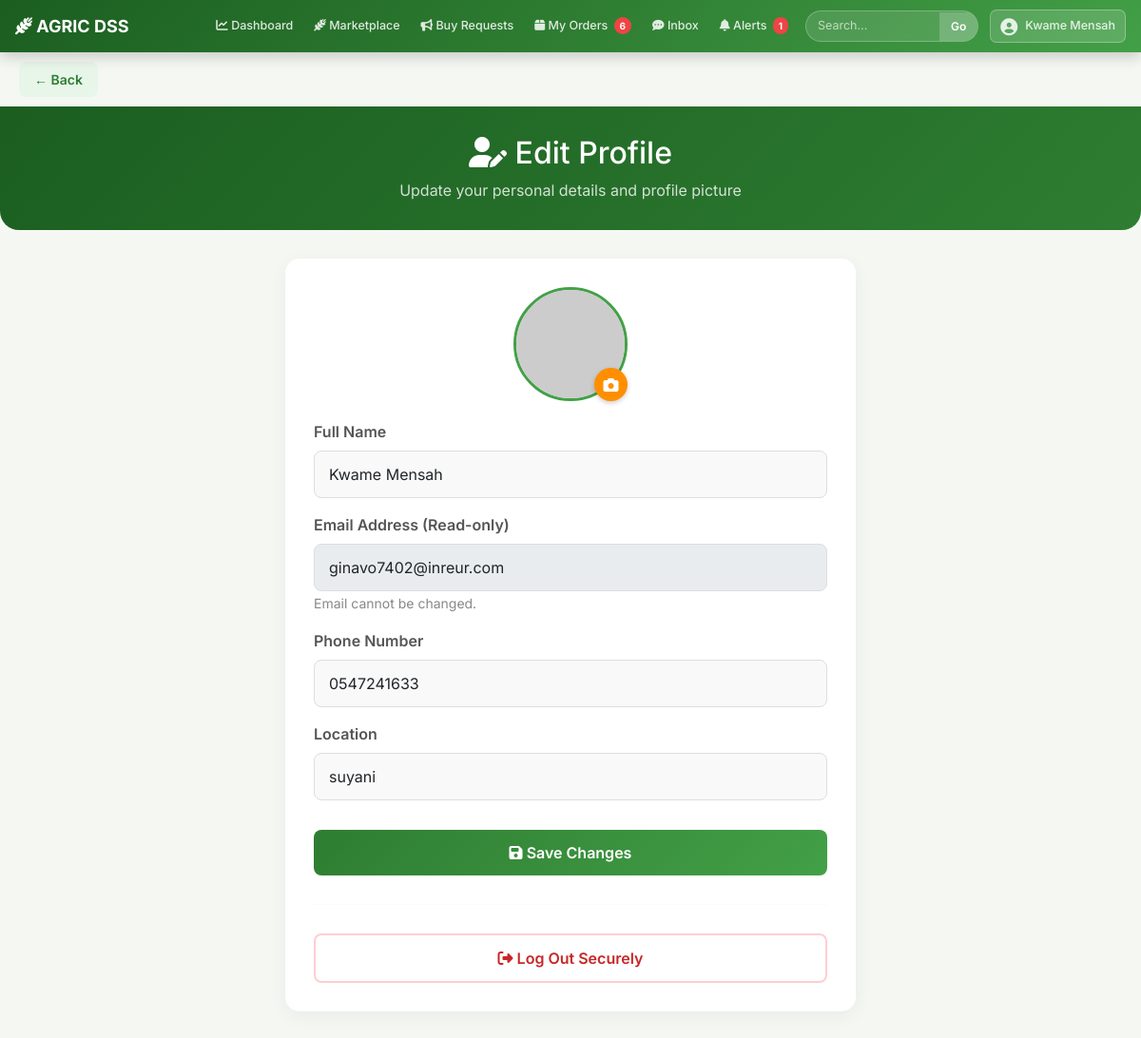
The app's page /profile.php (signed in) with its own data.
### tables this page shows
CREATE TABLE users (
        id INTEGER PRIMARY KEY AUTOINCREMENT,
        name TEXT,
        email TEXT UNIQUE,
        phone TEXT,
        location TEXT,
        password TEXT,
        role TEXT,
        is_verified INTEGER DEFAULT 0,
        otp TEXT
    , is_subscribed INTEGER DEFAULT 0, subscribed_at DATETIME, profile_picture TEXT DEFAULT NULL, fraud_reports INTEGER DEFAULT 0, avg_completion_days INTEGER DEFAULT 3);

### db.php (called while the page is built, shortened)
<?php
class sqlite_mysqli_result {
    private $rows = [];
    private $index = 0;
    public $num_rows = 0;
    public function __construct($stmt) {
        if ($stmt) {
            $this->rows = $stmt->fetchAll(PDO::FETCH_ASSOC);
            if ($this->rows) {
                $this->num_rows = count($this->rows);
            }
        }
    }
    public function fetch_assoc() {
        if ($this->index < $this->num_rows) {
            return $this->rows[$this->index++];
        }
        return null;
    }
}
class sqlite_mysqli {
    private $pdo;
    public function __construct($filename) {
        try {
            $this->pdo = new PDO("sqlite:" . $filename);
            $this->pdo->setAttribute(PDO::ATTR_ERRMODE, PDO::ERRMODE_EXCEPTION);
            $this->pdo->exec("PRAGMA foreign_keys = ON;");
        } catch (Exception $e) {
            $this->connect_error = $e->getMessage();
        }
    }
    public function query($query) {
        try {
            $upper = strtoupper(ltrim($query));
            if (strpos($upper, 'SELECT') === 0 || strpos($upper, 'SHOW') === 0 || strpos($upper, 'DESCRIBE') === 0 || strpos($upper, 'PRAGMA') === 0) {
                $stmt = $this->pdo->query($query);
                if ($stmt) {
                    return new sqlite_mysqli_result($stmt);
                }
                return false;
            } else {
                $res = $this->pdo->exec($query);
                $this->insert_id = $this->pdo->lastInsertId();
                return $res !== false ? true : false;
            }
        } catch (Exception $e) {
            $this->error = $e->getMessage();
            return false;
        }
    }
}
$conn = new sqlite_mysqli(__DIR__ . '/database.sqlite');
?>

### profile.php (the view, shortened to what this page needs)
<?php
include 'db.php';
include 'back_button.php';
$user_id = $_SESSION['user_id'];
$user_q = $conn->query("SELECT * FROM users WHERE id='$user_id'");
$user = $user_q->fetch_assoc();
?>
<!DOCTYPE html>
<html lang="en">
<head>
<link href="https://cdn.jsdelivr.net/npm/bootstrap@5.3.0/dist/css/bootstrap.min.css" rel="stylesheet">
<link rel="stylesheet" href="https://cdnjs.cloudflare.com/ajax/libs/font-awesome/6.4.0/css/all.min.css">
</head>
<body>
<?php include 'navbar.php'; ?>
<div class="page-header">
    <h2><i class="fas fa-user-edit"></i> Edit Profile</h2>
    <p style="margin:0; opacity:0.8;">Update your personal details and profile picture</p>
</div>
<div class="profile-container">
    <form method="POST" action="profile.php" enctype="multipart/form-data">
        <div class="pic-wrapper">
            <?php
                $pic_src = !empty($user['profile_picture']) ? "uploads/profiles/" . htmlspecialchars($user['profile_picture']) : "https://ui-avatars.com/api/?name=" . urlencode($user['name']) . "&background=a5d6a7&color=1b5e20";
            ?>
            <img src="<?= $pic_src ?>" id="preview_img" class="profile-pic-preview">
            <label for="profile_upload" class="pic-upload-btn" title="Change Picture">
                <i class="fas fa-camera"></i>
            </label>
        </div>
        <div class="mb-3">
            <label class="form-label">Full Name</label>
            <input type="text" name="name" class="form-control" value="<?= htmlspecialchars($user['name']) ?>" required>
        </div>
        <div class="mb-3">
            <label class="form-label">Email Address (Read-only)</label>
            <input type="email" class="form-control" value="<?= htmlspecialchars($user['email']) ?>" readonly style="background: #e9ecef; cursor: not-allowed;">
            <small style="color: #888;">Email cannot be changed.</small>
        </div>
        <div class="mb-3">
            <label class="form-label">Phone Number</label>
            <input type="text" name="phone" class="form-control" value="<?= htmlspecialchars($user['phone'] ?? '') ?>">
        </div>
        <div class="mb-3">
            <label class="form-label">Location</label>
            <input type="text" name="location" class="form-control" value="<?= htmlspecialchars($user['location'] ?? '') ?>">
        </div>
        <button type="submit" name="update_profile" class="btn-save"><i class="fas fa-save"></i> Save Changes</button>
    </form>
    <hr style="margin: 30px 0; border-color: #eee;">
    <a href="logout.php" class="btn-logout"><i class="fas fa-sign-out-alt"></i> Log Out Securely</a>
</div>
</body>
</html>

### animations.css (style rules this page uses)
.page-header, .welcome-header, .profile-strip, .pricing-card, .promo-header { animation: heroReveal 0.6s ease both; }
html { scroll-behavior: smooth; }

### profile.php (style rules this page uses)
* { font-family: 'Inter', sans-serif; }
body { background: #f4f7f2; color: #333; }
.page-header { background: linear-gradient(135deg, #1b5e20, #2e7d32); color: white; padding: 30px 20px; text-align: center; border-radius: 0 0 20px 20px; margin-bottom: 30px; }
.profile-container { max-width: 600px; margin: 0 auto 40px auto; background: white; border-radius: 15px; padding: 30px; box-shadow: 0 5px 20px rgba(0,0,0,0.05); }
.profile-pic-preview { width: 120px; height: 120px; border-radius: 50%; object-fit: cover; margin: 0 auto 20px; display: block; background: #e8f5e9; border: 3px solid #43a047; position: relative; }
.pic-wrapper { text-align: center; position: relative; width: 120px; margin: 0 auto 20px; }
.pic-upload-btn { position: absolute; bottom: 0; right: 0; background: #ff8f00; color: white; border: none; width: 35px; height: 35px; border-radius: 50%; display: flex; align-items: center; justify-content: center; cursor: pointer; box-shadow: 0 2px 5px rgba(0,0,0,0.2); transition: 0.2s; }
.form-label { font-weight: 600; color: #555; margin-bottom: 8px; }
.form-control { padding: 12px 15px; border-radius: 8px; border: 1px solid #ddd; background: #f9f9f9; }
.btn-save { background: linear-gradient(135deg, #2e7d32, #43a047); color: white; border: none; padding: 12px; width: 100%; border-radius: 8px; font-weight: 600; font-size: 16px; margin-top: 15px; transition: 0.2s; }
.btn-logout { display: block; background: transparent; color: #c62828; border: 2px solid #ffcdd2; padding: 12px; width: 100%; border-radius: 8px; font-weight: 600; font-size: 16px; margin-top: 15px; text-align: center; text-decoration: none; transition: 0.2s; }

### records on screen
users: name "Kwame Mensah", email "ginavo7402@inreur.com", phone "0547241633", location "suyani"

### other values on screen
$_order_count "6"
$_notif_count "1"
$name "Kwame Mensah"
$label "Back"
